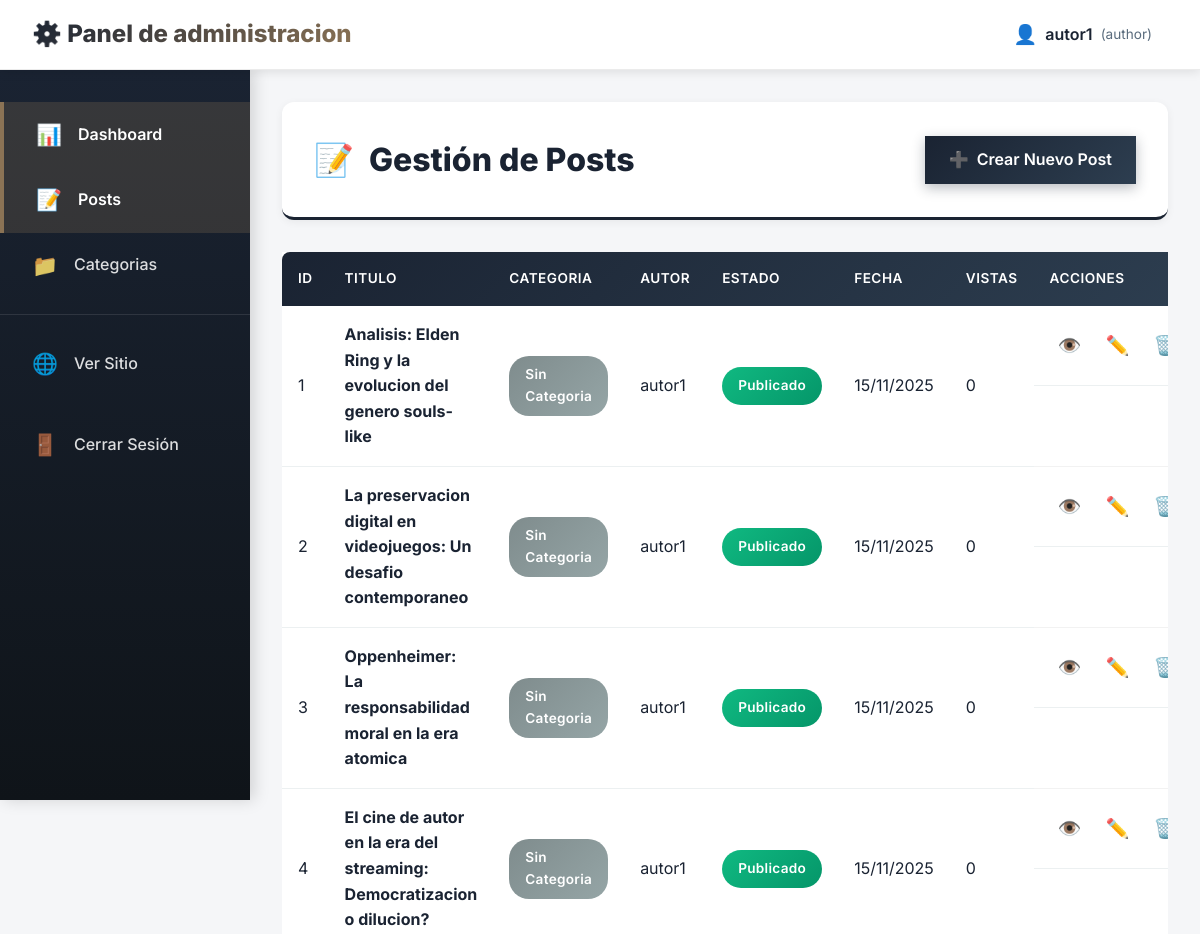
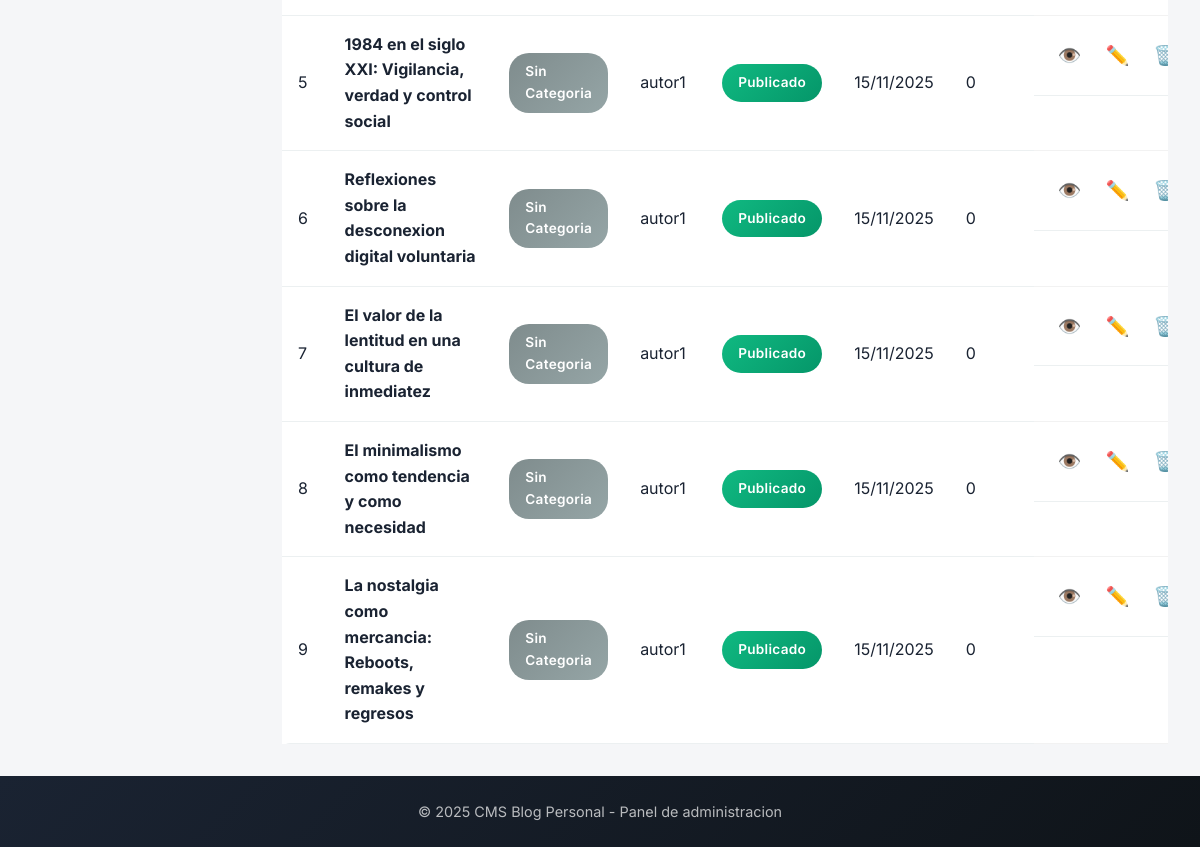
Page /public/admin/posts/index.php (signed in) on the committed database (2 pictures, top to bottom).
### tables this page shows
CREATE TABLE `posts` (
  `id` int(11) NOT NULL AUTO_INCREMENT,
  `title` varchar(200) NOT NULL,
  `slug` varchar(200) NOT NULL,
  `description` text DEFAULT NULL,
  `content` longtext NOT NULL,
  `image` varchar(255) DEFAULT NULL,
  `category_id` int(11) DEFAULT NULL,
  `author_id` int(11) NOT NULL,
  `published` tinyint(1) DEFAULT 0,
  `views` int(11) DEFAULT 0,
  `created_at` timestamp NOT NULL DEFAULT current_timestamp(),
  `updated_at` timestamp NOT NULL DEFAULT current_timestamp() ON UPDATE current_timestamp(),
  PRIMARY KEY (`id`),
  UNIQUE KEY `slug` (`slug`),
  KEY `idx_slug` (`slug`),
  KEY `idx_category` (`category_id`),
  KEY `idx_author` (`author_id`),
  KEY `idx_published` (`published`),
  KEY `idx_created` (`created_at`),
  CONSTRAINT `posts_ibfk_1` FOREIGN KEY (`category_id`) REFERENCES `categories` (`id`) ON DELETE SET NULL,
  CONSTRAINT `posts_ibfk_2` FOREIGN KEY (`author_id`) REFERENCES `users` (`id`) ON DELETE CASCADE
);

CREATE TABLE `users` (
  `id` int(11) NOT NULL AUTO_INCREMENT,
  `username` varchar(50) NOT NULL,
  `email` varchar(100) NOT NULL,
  `password` varchar(255) NOT NULL,
  `full_name` varchar(100) DEFAULT NULL,
  `avatar` varchar(255) DEFAULT NULL,
  `role` enum('admin','author','user') DEFAULT 'user',
  `created_at` timestamp NOT NULL DEFAULT current_timestamp(),
  `updated_at` timestamp NOT NULL DEFAULT current_timestamp() ON UPDATE current_timestamp(),
  `last_login` timestamp NULL DEFAULT NULL,
  `active` tinyint(1) DEFAULT 1,
  PRIMARY KEY (`id`),
  UNIQUE KEY `username` (`username`),
  UNIQUE KEY `email` (`email`),
  KEY `idx_username` (`username`),
  KEY `idx_email` (`email`)
);

### public/admin/posts/index.php (the view, shortened to what this page needs)
<?php
$page = isset($_GET['page']) ? max(1, intval($_GET['page'])) : 1;
$perPage = 10;
$db = Database::getInstance()->getConnection();
$offset = ($page - 1) * $perPage;
$whereClauses = [];
$params = [':limit' => $perPage, ':offset' => $offset];
$whereSQL = !empty($whereClauses) ? "WHERE " . implode(" AND ", $whereClauses) : "";
$sql = "SELECT p.*, c.name as category_name, u.username as author_name
        FROM posts p
        LEFT JOIN categories c ON p.category_id = c.id
        LEFT JOIN users u ON p.author_id = u.id
        $whereSQL
        ORDER BY p.created_at DESC
        LIMIT :limit OFFSET :offset";
$stmt = $db->prepare($sql);
foreach ($params as $key => $value) {
    $stmt->bindValue($key, $value, is_int($value) ? PDO::PARAM_INT : PDO::PARAM_STR);
}
$stmt->execute();
$posts = $stmt->fetchAll();
$categoryName = '';
include '../../../app/Views/admin/header.php';
?>
<div class="admin-page">
    <div class="page-header">
        <h1>📝 Gestión de Posts<?php if ($categoryName): ?> - <?= htmlspecialchars($categoryName) ?><?php endif; ?></h1>
        <div>
            <a href="create.php" class="btn btn-primary">
                <span>➕</span> Crear Nuevo Post
            </a>
        </div>
    </div>
    <?php if (!empty($posts)): ?>
    <div class="table-container">
        <table class="admin-table">
            <thead>
                <tr>
                    <th>ID</th>
                    <th>Titulo</th>
                    <th>Categoria</th>
                    <th>Autor</th>
                    <th>Estado</th>
                    <th>Fecha</th>
                    <th>Vistas</th>
                    <th>Acciones</th>
                </tr>
            </thead>
            <tbody>
                <?php foreach ($posts as $post): ?>
                <tr>
                    <td><?= $post['id'] ?></td>
                    <td class="post-title-cell">
                        <strong><?= htmlspecialchars($post['title']) ?></strong>
                    </td>
                    <td>
                        <span class="badge badge-category">
                            <?= htmlspecialchars($post['category_name'] ?? 'Sin Categoria') ?>
                        </span>
                    </td>
                    <td><?= htmlspecialchars($post['author_name']) ?></td>
                    <td>
                        <?php if ($post['published']): ?>
                            <span class="badge badge-success">Publicado</span>
                        <?php else: ?>
                            <span class="badge badge-warning">Borrador</span>
                        <?php endif; ?>
                    </td>
                    <td><?= date('d/m/Y', strtotime($post['created_at'])) ?></td>
                    <td><?= number_format($post['views']) ?></td>
                    <td class="actions-cell">
                        <a href="../../post.php?id=<?= $post['id'] ?>" class="btn-action btn-view" title="Ver" target="_blank">👁️</a>
                        <a href="edit.php?id=<?= $post['id'] ?>" class="btn-action btn-edit" title="Editar">✏️</a>
                        <a href="delete.php?id=<?= $post['id'] ?>" class="btn-action btn-delete" title="Eliminar" onclick="return confirm('¿Estás seguro de eliminar este post?')">🗑️</a>
                    </td>
                </tr>
                <?php endforeach; ?>
            </tbody>
        </table>
    </div>
    <?php endif; ?>
</div>
<?php include '../../../app/Views/admin/footer.php'; ?>

### public/css/style-clean.css (style rules this page uses)
* { margin: 0; padding: 0; box-sizing: border-box; }
:root { --primary-color: #2c3e50; --primary-dark: #1a252f; --primary-light: #34495e; --accent-color: #c0876f; --text-primary: #2c3e50; --text-secondary: #7f8c8d; --text-light: #95a5a6; --bg-main: #f5f6f7; --font-primary: 'Inter', -apple-system, BlinkMacSystemFont, 'Segoe UI', sans-serif; --font-heading: 'Playfair Display', Georgia, serif; }
body { font-family: var(--font-primary); background: radial-gradient(circle at 20% 50%, rgba(139, 115, 85, 0.03) 0%, transparent 50%), radial-gradient(circle at 80% 80%, rgba(26, 35, 50, 0.02) 0%, transparent 50%), linear-gradient(135deg, #f5f7fa 0%, #eff2f5 100%); background-attachment: fixed; color: var(--text-primary); line-height: 1.6; min-height: 100vh; }
.btn-primary { display: inline-block; padding: 0.8rem 2rem; background: var(--primary-color); color: white; text-decoration: none; border-radius: 8px; font-weight: 600; transition: all 0.3s ease; }

### public/css/admin.css (style rules this page uses)
:root { --admin-sidebar-width: 250px; --admin-header-height: 70px; --admin-bg: #f5f6f8; --admin-sidebar-bg: #2c3e50; --admin-sidebar-hover: #3d5264; --admin-text-sidebar: #ecf0f1; --admin-card-bg: #ffffff; --admin-border: #e1e4e8; }
.admin-body { background: var(--admin-bg); min-height: 100vh; display: flex; flex-direction: column; }
.admin-page { max-width: 1400px; }
.page-header { display: flex; justify-content: space-between; align-items: center; margin-bottom: 2rem; padding-bottom: 1rem; border-bottom: 3px solid; border-image: var(--gradient-primary) 1; }
.page-header h1 { font-size: 2rem; color: var(--text-primary); }
.btn { display: inline-flex; align-items: center; gap: 0.5rem; padding: 0.7rem 1.5rem; border-radius: var(--radius-md); text-decoration: none; font-weight: 600; transition: all var(--transition-fast); border: none; cursor: pointer; font-family: var(--font-primary); font-size: 1rem; }
.btn-primary { background: linear-gradient(135deg, #2c3e50 0%, #3d5264 100%); color: white; box-shadow: var(--shadow-md); }
.table-container { background: white; border-radius: var(--radius-lg); box-shadow: var(--shadow-md); overflow: hidden; }
.admin-table { width: 100%; border-collapse: collapse; }
.admin-table thead { background: linear-gradient(135deg, #2c3e50 0%, #3d5264 100%); color: white; }
.admin-table th { padding: 1rem; text-align: left; font-weight: 600; }
.admin-table td { padding: 1rem; border-bottom: 1px solid #ecf0f1; }
.post-title-cell { max-width: 300px; }
.actions-cell { display: flex; gap: 0.5rem; }
.btn-action { font-size: 1.2rem; padding: 0.5rem; text-decoration: none; border-radius: var(--radius-sm); transition: transform var(--transition-fast); display: inline-block; }
.badge { display: inline-block; padding: 0.3rem 0.8rem; border-radius: 20px; font-size: 0.85rem; font-weight: 600; }
.badge-success { background: #5a6c7d; color: white; }
.badge-category { background: linear-gradient(135deg, #7f8c8d 0%, #95a5a6 100%); color: white; }

### public/css/animations.css (style rules this page uses)
body { animation: pageEnter 0.4s ease-out; }

### public/css/colors-professional.css (style rules this page uses)
:root { --primary-color: #1a2332; --primary-dark: #0f1419; --primary-light: #2d3e50; --accent-color: #8b7355; --text-primary: #1a2332; --text-secondary: #5a6c7d; --text-light: #7c8b9a; --bg-main: #f4f6f8; }
.btn-primary { background: linear-gradient(135deg, #1a2332 0%, #2d3e50 100%) !important; }

### rows in the picture
posts: id "1", title "Analisis: Elden Ring y la evolucion del genero souls-like", category_name "Sin Categoria", author.username "autor1", published "Publicado", created_at "15/11/2025", views "0"
posts: id "2", title "La preservacion digital en videojuegos: Un desafio contemporaneo", category_name "Sin Categoria", author.username "autor1", published "Publicado", created_at "15/11/2025", views "0"
posts: id "3", title "Oppenheimer: La responsabilidad moral en la era atomica", category_name "Sin Categoria", author.username "autor1", published "Publicado", created_at "15/11/2025", views "0"
posts: id "4", title "El cine de autor en la era del streaming: Democratizacion o dilucion?", category_name "Sin Categoria", author.username "autor1", published "Publicado", created_at "15/11/2025", views "0"
posts: id "5", title "1984 en el siglo XXI: Vigilancia, verdad y control social", category_name "Sin Categoria", author.username "autor1", published "Publicado", created_at "15/11/2025", views "0"
posts: id "6", title "Reflexiones sobre la desconexion digital voluntaria", category_name "Sin Categoria", author.username "autor1", published "Publicado", created_at "15/11/2025", views "0"
posts: id "7", title "El valor de la lentitud en una cultura de inmediatez", category_name "Sin Categoria", author.username "autor1", published "Publicado", created_at "15/11/2025", views "0"
posts: id "8", title "El minimalismo como tendencia y como necesidad", category_name "Sin Categoria", author.username "autor1", published "Publicado", created_at "15/11/2025", views "0"
posts: id "9", title "La nostalgia como mercancia: Reboots, remakes y regresos", category_name "Sin Categoria", author.username "autor1", published "Publicado", created_at "15/11/2025", views "0"

### other values in the picture
$currentUser['username'] "autor1"
$currentUser['role'] "author"
SITE_NAME "CMS Blog Personal"
